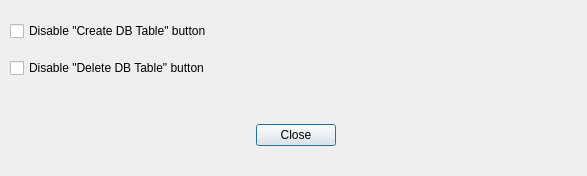
<?xml version="1.0" encoding="UTF-8"?>
<ui version="4.0">
 <class>Settings</class>
 <widget class="QDialog" name="Settings">
  <property name="geometry">
   <rect>
    <x>0</x>
    <y>0</y>
    <width>587</width>
    <height>176</height>
   </rect>
  </property>
  <property name="minimumSize">
   <size>
    <width>587</width>
    <height>176</height>
   </size>
  </property>
  <property name="maximumSize">
   <size>
    <width>587</width>
    <height>176</height>
   </size>
  </property>
  <property name="windowTitle">
   <string>Dialog</string>
  </property>
  <widget class="QWidget" name="gridLayoutWidget">
   <property name="geometry">
    <rect>
     <x>10</x>
     <y>10</y>
     <width>571</width>
     <height>81</height>
    </rect>
   </property>
   <layout class="QGridLayout" name="gridLayout">
    <item row="0" column="0">
     <widget class="QCheckBox" name="create_db_table">
      <property name="text">
       <string>Disable &quot;Create DB Table&quot; button</string>
      </property>
     </widget>
    </item>
    <item row="1" column="0">
     <widget class="QCheckBox" name="delete_db_table">
      <property name="text">
       <string>Disable &quot;Delete DB Table&quot; button</string>
      </property>
     </widget>
    </item>
   </layout>
  </widget>
  <widget class="QWidget" name="horizontalLayoutWidget">
   <property name="geometry">
    <rect>
     <x>10</x>
     <y>110</y>
     <width>571</width>
     <height>51</height>
    </rect>
   </property>
   <layout class="QHBoxLayout" name="horizontalLayout">
    <item>
     <spacer name="horizontalSpacer_6">
      <property name="orientation">
       <enum>Qt::Horizontal</enum>
      </property>
      <property name="sizeHint" stdset="0">
       <size>
        <width>40</width>
        <height>20</height>
       </size>
      </property>
     </spacer>
    </item>
    <item>
     <widget class="QPushButton" name="close_btn">
      <property name="text">
       <string>Close</string>
      </property>
      <property name="icon">
       <iconset resource="../resources.qrc">
        <normaloff>:/sfc-ui/ui/icons/cross-24.png</normaloff>:/sfc-ui/ui/icons/cross-24.png</iconset>
      </property>
      <property name="iconSize">
       <size>
        <width>24</width>
        <height>24</height>
       </size>
      </property>
     </widget>
    </item>
    <item>
     <spacer name="horizontalSpacer_7">
      <property name="orientation">
       <enum>Qt::Horizontal</enum>
      </property>
      <property name="sizeHint" stdset="0">
       <size>
        <width>40</width>
        <height>20</height>
       </size>
      </property>
     </spacer>
    </item>
   </layout>
  </widget>
 </widget>
 <resources>
  <include location="../resources.qrc"/>
 </resources>
 <connections>
  <connection>
   <sender>close_btn</sender>
   <signal>clicked()</signal>
   <receiver>Settings</receiver>
   <slot>accept()</slot>
   <hints>
    <hint type="sourcelabel">
     <x>295</x>
     <y>294</y>
    </hint>
    <hint type="destinationlabel">
     <x>293</x>
     <y>164</y>
    </hint>
   </hints>
  </connection>
 </connections>
</ui>
